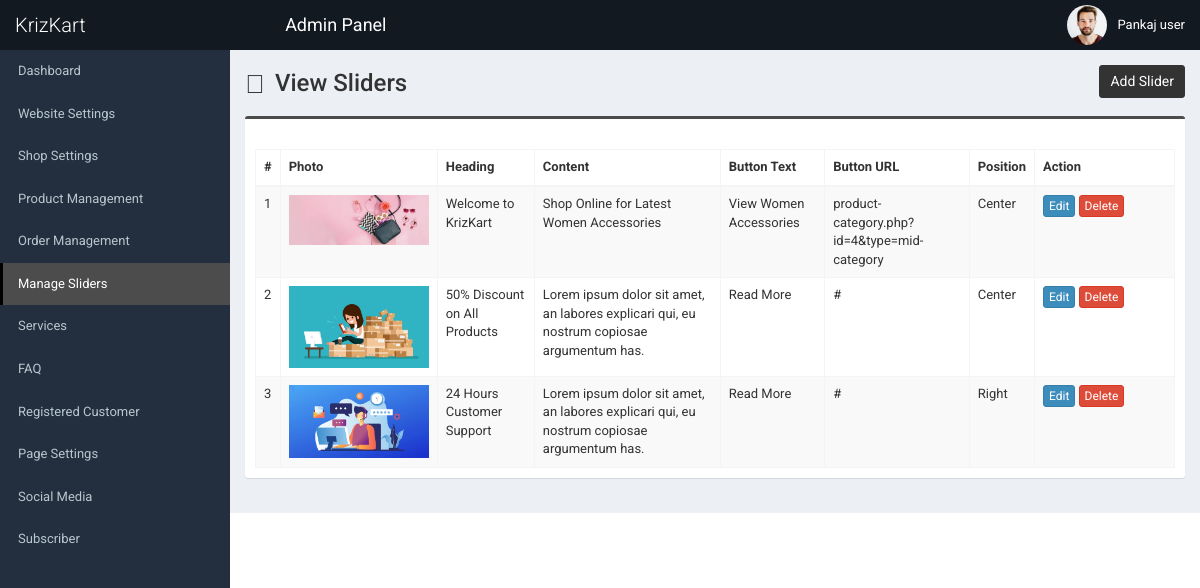
/admin/slider.php (signed in), run on the app's committed database.
### tables this page shows
CREATE TABLE `tbl_slider` (
  `id` int(11) NOT NULL,
  `photo` varchar(255) NOT NULL,
  `heading` varchar(255) NOT NULL,
  `content` text NOT NULL,
  `button_text` varchar(255) NOT NULL,
  `button_url` varchar(255) NOT NULL,
  `position` varchar(255) NOT NULL
);

### admin/slider.php (the view, shortened to what this page needs)
<?php require_once('header.php'); ?>
<section class="content-header">
	<div class="content-header-left">
		<h1>View Sliders</h1>
	</div>
	<div class="content-header-right">
		<a href="slider-add.php" class="btn btn-primary btn-sm">Add Slider</a>
	</div>
</section>
<section class="content">
	<div class="row">
		<div class="col-md-12">
			<div class="box box-info">
				<div class="box-body table-responsive">
					<table id="example1" class="table table-bordered table-hover table-striped">
						<thead>
							<tr>
								<th>#</th>
								<th>Photo</th>
								<th>Heading</th>
								<th>Content</th>
								<th>Button Text</th>
								<th>Button URL</th>
								<th>Position</th>
								<th width="140">Action</th>
							</tr>
						</thead>
						<tbody>
							<?php
							$i=0;
							$statement = $pdo->prepare("SELECT
														id,
														photo,
														heading,
														content,
														button_text,
														button_url,
														position
							                           	FROM tbl_slider
							                           	");
							$statement->execute();
							$result = $statement->fetchAll(PDO::FETCH_ASSOC);
							foreach ($result as $row) {
								$i++;
								?>
								<tr>
									<td><?php echo $i; ?></td>
									<td style="width:150px;"><img src="../assets/uploads/<?php echo $row['photo']; ?>" alt="<?php echo $row['heading']; ?>" style="width:140px;"></td>
									<td><?php echo $row['heading']; ?></td>
									<td><?php echo $row['content']; ?></td>
									<td><?php echo $row['button_text']; ?></td>
									<td><?php echo $row['button_url']; ?></td>
									<td><?php echo $row['position']; ?></td>
									<td>
										<a href="slider-edit.php?id=<?php echo $row['id']; ?>" class="btn btn-primary btn-xs">Edit</a>
										<a href="#" class="btn btn-danger btn-xs" data-href="slider-delete.php?id=<?php echo $row['id']; ?>" data-toggle="modal" data-target="#confirm-delete">Delete</a>
									</td>
								</tr>
								<?php
							}
							?>
						</tbody>
					</table>
				</div>
			</div>
		</div>
	</div>
</section>
<?php require_once('footer.php'); ?>

### admin/style.css (style rules this page uses)
body { font-size: 13px; font-family: "Roboto", sans-serif; }
.content-header > h1, .content-header .content-header-left h1 { font-family: "Roboto", sans-serif; }
.box-info { padding-top: 20px; }
.content-header { overflow: hidden; }
.content-header .content-header-left { float: left; padding-top: 5px; }
.content-header .content-header-right { float: right; }
.content-header .content-header-left h1 { margin-top: 0; margin-bottom: 0; padding-left: 30px; padding-bottom: 5px; font-size: 24px; position: relative; }
.content-header .content-header-left h1:before { position: absolute; top: 0; left: 0; font-family: "FontAwesome", sans-serif; font-size: 26px; content: "\f18e"; }
.content-header .content-header-right a { position: relative; font-size: 14px; }
.box.box-info { border-top-color: #4c4c4c; }
.content-header .content-header-right a { background-color: #333333; border-color: #333333; }

### data on the page
tbl_slider: photo (picture), heading "Welcome to KrizKart", content "Shop Online for Latest Women Accessories", button_text "View Women Accessories", button_url "product-category.php?id=4&type=mid-category", position "Center"
tbl_slider: photo (picture), heading "50% Discount on All Products", content "Lorem ipsum dolor sit amet, an labores explicari qui, eu nostrum copiosae argumentum has.", button_text "Read More", button_url "#", position "Center"
tbl_slider: photo (picture), heading "24 Hours Customer Support", content "Lorem ipsum dolor sit amet, an labores explicari qui, eu nostrum copiosae argumentum has.", button_text "Read More", button_url "#", position "Right"

### other printed values
$_SESSION['user']['full_name'] "Pankaj user"
